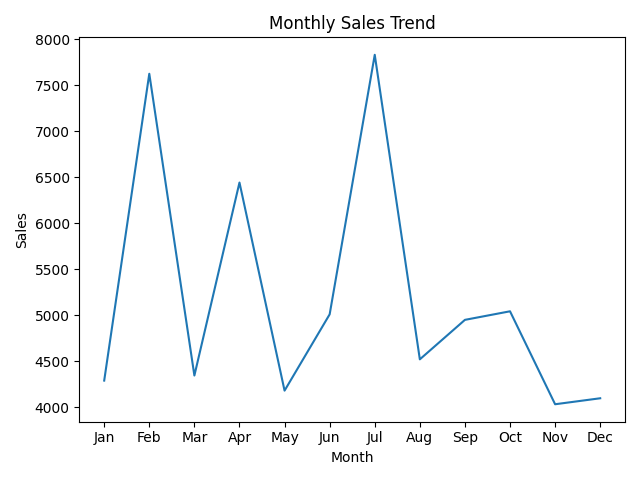

Here is the Python script that generated this plot:

import pandas as pd
import matplotlib.pyplot as plt

df = pd.read_csv('../data/sales_data.csv')

plt.figure()
plt.plot(df['Month'], df['Sales'])
plt.title('Monthly Sales Trend')
plt.xlabel('Month')
plt.ylabel('Sales')
plt.tight_layout()
plt.savefig('../outputs/sales_trend.png')
plt.close()
